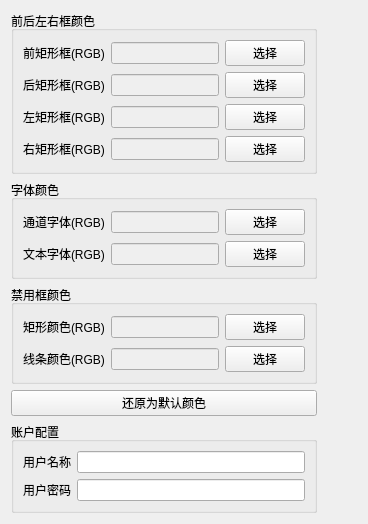
     <widget class="QWidget" name="tab_4">
      <attribute name="icon">
       <iconset resource="MainDlg.qrc">
        <normaloff>:/Images/Resources/Images/setting.ico</normaloff>:/Images/Resources/Images/setting.ico</iconset>
      </attribute>
      <attribute name="title">
       <string>通用配置</string>
      </attribute>
      <layout class="QHBoxLayout" name="horizontalLayout_8">
       <item>
        <layout class="QVBoxLayout" name="verticalLayout_7">
         <item>
          <widget class="QGroupBox" name="groupBox_13">
           <property name="title">
            <string>前后左右框颜色</string>
           </property>
           <layout class="QGridLayout" name="gridLayout_13">
            <item row="0" column="1">
             <widget class="QLineEdit" name="frontRectLine">
              <property name="enabled">
               <bool>false</bool>
              </property>
             </widget>
            </item>
            <item row="0" column="2">
             <widget class="QPushButton" name="frontRectButton">
              <property name="text">
               <string>选择</string>
              </property>
              <property name="icon">
               <iconset resource="MainDlg.qrc">
                <normaloff>:/Images/Resources/Images/save.ico</normaloff>:/Images/Resources/Images/save.ico</iconset>
              </property>
             </widget>
            </item>
            <item row="0" column="0">
             <widget class="QLabel" name="label_71">
              <property name="text">
               <string>前矩形框(RGB)</string>
              </property>
             </widget>
            </item>
            <item row="1" column="0">
             <widget class="QLabel" name="label_72">
              <property name="text">
               <string>后矩形框(RGB)</string>
              </property>
             </widget>
            </item>
            <item row="2" column="2">
             <widget class="QPushButton" name="leftRectButton">
              <property name="text">
               <string>选择</string>
              </property>
              <property name="icon">
               <iconset resource="MainDlg.qrc">
                <normaloff>:/Images/Resources/Images/connect.ico</normaloff>:/Images/Resources/Images/connect.ico</iconset>
              </property>
             </widget>
            </item>
            <item row="3" column="2">
             <widget class="QPushButton" name="rightRectButton">
              <property name="text">
               <string>选择</string>
              </property>
              <property name="icon">
               <iconset resource="MainDlg.qrc">
                <normaloff>:/Images/Resources/Images/connect.ico</normaloff>:/Images/Resources/Images/connect.ico</iconset>
              </property>
             </widget>
            </item>
            <item row="3" column="1">
             <widget class="QLineEdit" name="rightRectLine">
              <property name="enabled">
               <bool>false</bool>
              </property>
             </widget>
            </item>
            <item row="2" column="1">
             <widget class="QLineEdit" name="leftRectLine">
              <property name="enabled">
               <bool>false</bool>
              </property>
             </widget>
            </item>
            <item row="2" column="0">
             <widget class="QLabel" name="label_73">
              <property name="text">
               <string>左矩形框(RGB)</string>
              </property>
             </widget>
            </item>
            <item row="3" column="0">
             <widget class="QLabel" name="label_74">
              <property name="text">
               <string>右矩形框(RGB)</string>
              </property>
             </widget>
            </item>
            <item row="1" column="1">
             <widget class="QLineEdit" name="rearRectLine">
              <property name="enabled">
               <bool>false</bool>
              </property>
             </widget>
            </item>
            <item row="1" column="2">
             <widget class="QPushButton" name="rearRectButton">
              <property name="text">
               <string>选择</string>
              </property>
              <property name="icon">
               <iconset resource="MainDlg.qrc">
                <normaloff>:/Images/Resources/Images/connect.ico</normaloff>:/Images/Resources/Images/connect.ico</iconset>
              </property>
             </widget>
            </item>
           </layout>
          </widget>
         </item>
         <item>
          <widget class="QGroupBox" name="groupBox_14">
           <property name="title">
            <string>字体颜色</string>
           </property>
           <layout class="QGridLayout" name="gridLayout_14">
            <item row="0" column="0">
             <widget class="QLabel" name="label_75">
              <property name="text">
               <string>通道字体(RGB)</string>
              </property>
             </widget>
            </item>
            <item row="1" column="2">
             <widget class="QPushButton" name="textFontButton">
              <property name="text">
               <string>选择</string>
              </property>
              <property name="icon">
               <iconset resource="MainDlg.qrc">
                <normaloff>:/Images/Resources/Images/connect.ico</normaloff>:/Images/Resources/Images/connect.ico</iconset>
              </property>
             </widget>
            </item>
            <item row="0" column="1">
             <widget class="QLineEdit" name="channelFontLine">
              <property name="enabled">
               <bool>false</bool>
              </property>
             </widget>
            </item>
            <item row="1" column="0">
             <widget class="QLabel" name="label_76">
              <property name="text">
               <string>文本字体(RGB)</string>
              </property>
             </widget>
            </item>
            <item row="1" column="1">
             <widget class="QLineEdit" name="textFontLine">
              <property name="enabled">
               <bool>false</bool>
              </property>
             </widget>
            </item>
            <item row="0" column="2">
             <widget class="QPushButton" name="channelFontButton">
              <property name="text">
               <string>选择</string>
              </property>
              <property name="icon">
               <iconset resource="MainDlg.qrc">
                <normaloff>:/Images/Resources/Images/connect.ico</normaloff>:/Images/Resources/Images/connect.ico</iconset>
              </property>
             </widget>
            </item>
           </layout>
          </widget>
         </item>
         <item>
          <widget class="QGroupBox" name="groupBox_15">
           <property name="title">
            <string>禁用框颜色</string>
           </property>
           <layout class="QGridLayout" name="gridLayout_15">
            <item row="1" column="0">
             <widget class="QLabel" name="label_78">
              <property name="text">
               <string>线条颜色(RGB)</string>
              </property>
             </widget>
            </item>
            <item row="0" column="1">
             <widget class="QLineEdit" name="disableRectColorLine">
              <property name="enabled">
               <bool>false</bool>
              </property>
             </widget>
            </item>
            <item row="0" column="0">
             <widget class="QLabel" name="label_77">
              <property name="text">
               <string>矩形颜色(RGB)</string>
              </property>
             </widget>
            </item>
            <item row="0" column="2">
             <widget class="QPushButton" name="disableRectColorButton">
              <property name="text">
               <string>选择</string>
              </property>
              <property name="icon">
               <iconset resource="MainDlg.qrc">
                <normaloff>:/Images/Resources/Images/connect.ico</normaloff>:/Images/Resources/Images/connect.ico</iconset>
              </property>
             </widget>
            </item>
            <item row="1" column="2">
             <widget class="QPushButton" name="disableLineColorButton">
              <property name="text">
               <string>选择</string>
              </property>
              <property name="icon">
               <iconset resource="MainDlg.qrc">
                <normaloff>:/Images/Resources/Images/connect.ico</normaloff>:/Images/Resources/Images/connect.ico</iconset>
              </property>
             </widget>
            </item>
            <item row="1" column="1">
             <widget class="QLineEdit" name="disableLineColorLine">
              <property name="enabled">
               <bool>false</bool>
              </property>
             </widget>
            </item>
           </layout>
          </widget>
         </item>
         <item>
          <widget class="QPushButton" name="restoreDefaultColorButton">
           <property name="text">
            <string>还原为默认颜色</string>
           </property>
           <property name="icon">
            <iconset resource="MainDlg.qrc">
             <normaloff>:/Images/Resources/Images/firefox.ico</normaloff>:/Images/Resources/Images/firefox.ico</iconset>
           </property>
          </widget>
         </item>
         <item>
          <widget class="QGroupBox" name="groupBox_16">
           <property name="title">
            <string>账户配置</string>
           </property>
           <layout class="QGridLayout" name="gridLayout_16">
            <item row="0" column="0">
             <widget class="QLabel" name="label_43">
              <property name="text">
               <string>用户名称</string>
              </property>
             </widget>
            </item>
            <item row="0" column="1">
             <widget class="QLineEdit" name="userNameLine"/>
            </item>
            <item row="1" column="0">
             <widget class="QLabel" name="label_44">
              <property name="text">
               <string>用户密码</string>
              </property>
             </widget>
            </item>
            <item row="1" column="1">
             <widget class="QLineEdit" name="userPasswordLine">
              <property name="echoMode">
               <enum>QLineEdit::Password</enum>
              </property>
             </widget>
            </item>
           </layout>
          </widget>
         </item>
        </layout>
       </item>
       <item>
        <spacer name="horizontalSpacer_2">
         <property name="orientation">
          <enum>Qt::Horizontal</enum>
         </property>
         <property name="sizeHint" stdset="0">
          <size>
           <width>40</width>
           <height>20</height>
          </size>
         </property>
        </spacer>
       </item>
      </layout>
     </widget>
